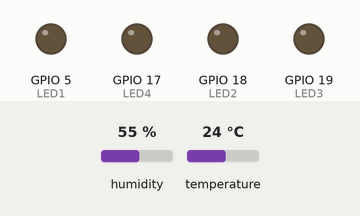
A program run on a simulated ESP32. On the bench: output pins drawn as LEDs (lit = HIGH). Inputs (shaded band) come from the test bench; at power-on: humidity 55 %, temperature 24 °C. What the program prints to the serial monitor is not drawn.

Above: at 0.2 s.
At 1.7 s:
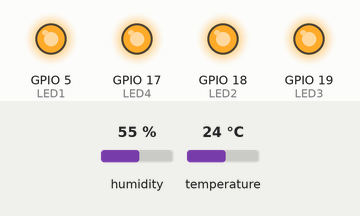
Timing chart, 0 to 3.0 s (numbered marks = the images above):
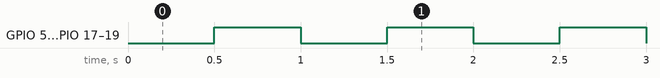

Measured:
- by itself, GPIO 5 (LED1), GPIO 17 (LED4), GPIO 18 (LED2), GPIO 19 (LED3): alternates HIGH for 0.50 s and LOW for 0.50 s
- by itself, everything shown: repeats every 2.0 s, in 4 steps

The program:

main.cpp
```cpp
#include <Arduino.h>
#include <DHT.h>

#define LED1 5
#define LED2 18
#define LED3 19
#define LED4 17
#define parpadeotime 500
#define DHTsensor 15

bool estado1 = LOW;
bool estado2 = LOW;
bool estado3 = LOW;
bool estado4 = LOW;

DHT dht(DHTsensor, DHT22);

// Función de interrupción para el temporizador
void IRAM_ATTR interrupcion()
{
  estado1 = !estado1;
  estado2 = !estado2;
  estado3 = !estado3;
  estado4 = !estado4;

  digitalWrite(LED1, estado1);
  digitalWrite(LED2, estado2);
  digitalWrite(LED3, estado3);
  digitalWrite(LED4, estado4);
}

void setup()
{
  Serial.begin(115200);
  dht.begin();
  pinMode(LED1, OUTPUT);
  pinMode(LED2, OUTPUT);
  pinMode(LED3, OUTPUT);
  pinMode(LED4, OUTPUT);

  // Inicializar el temporizador
  hw_timer_t *Temporizador = timerBegin(0, 80, true);
  timerAttachInterrupt(Temporizador, &interrupcion, true);
  timerAlarmWrite(Temporizador, parpadeotime * 1000, true);
  timerAlarmEnable(Temporizador);
}

void loop()
{
  // Leer la temperatura y humedad del sensor DHT22
  float temperatura = dht.readTemperature();
  float humedad = dht.readHumidity();

  Serial.print("Temperatura: ");
  Serial.print(temperatura);
  Serial.println(" °C");
  Serial.print("Humedad: ");
  Serial.print(humedad);
  Serial.println(" %");
  delay(2000);
}
```
